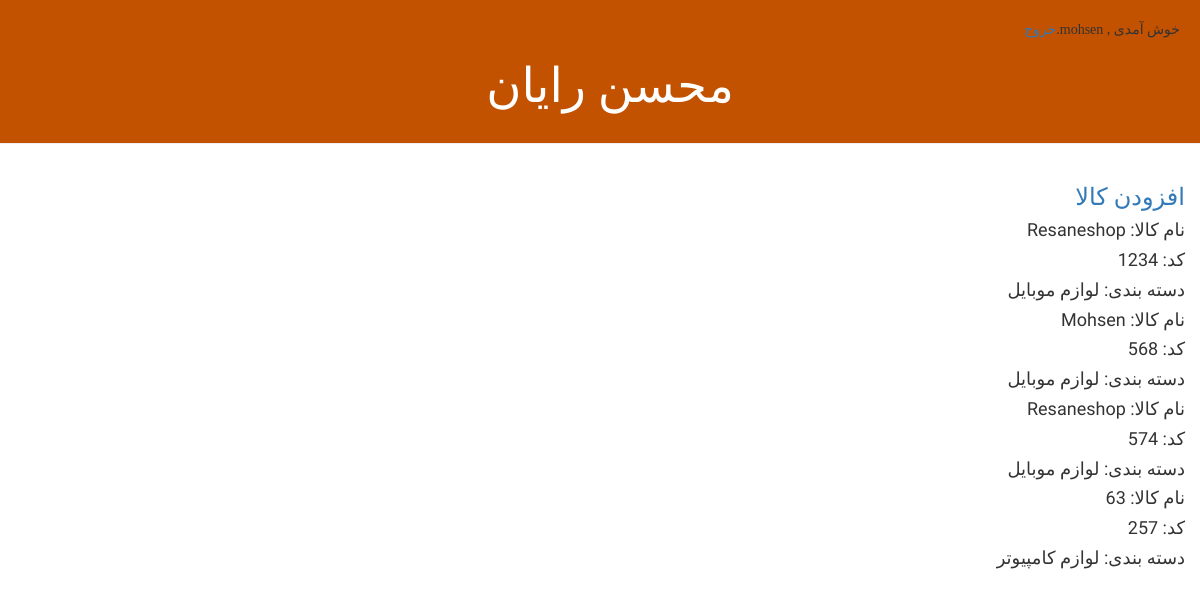
Screenshot of /pro (signed in) with the database file from the repository.
### blog/models.py (models this page shows, shortened)
class Product(models.Model):
    name = models.CharField(max_length=200)
    code = models.IntegerField()
    created_date = models.DateTimeField(default=timezone.now)
    category = models.ForeignKey(Category, on_delete=models.CASCADE, blank=True)

class Category(models.Model):
    name = models.CharField(max_length=200)

### blog/views.py (the view)
# urls.py: path('pro', views.pro_list, name='pro_list'),
@login_required(login_url='login')
def pro_list(request):
    product = Product.objects.all()
    return render(request, 'blog/pro_list.html', {'product':product})

### blog/templates/blog/pro_list.html
{% extends 'blog/base.html' %}
{% block content %}
<h3><a href="{% url 'pro_new' %}">افزودن کالا</a></h3>
{% for pro in product %}
    <div>
        <h4>نام کالا: {{ pro.name }}</h4>
        <h4>کد: {{ pro.code }}</h4>
        <h4>دسته بندی: {{ pro.category.name }}</h4>
    </div>
{% endfor %}
{% endblock %}

### blog/templates/blog/base.html (shortened to what this page needs)
{% load static %}
<html dir="rtl">
    <head>
        <link rel="stylesheet" href="//maxcdn.bootstrapcdn.com/bootstrap/3.2.0/css/bootstrap.min.css">
        <link rel="stylesheet" href="//maxcdn.bootstrapcdn.com/bootstrap/3.2.0/css/bootstrap-theme.min.css">
        <link rel="stylesheet" href="{% static 'css/blog.css' %}">
    </head>
    <body>
        <div class="page-header">
    {% if user.is_authenticated %}
    <p>خوش آمدی , {{ user.username }}.<a href="{% url 'logout' %}">خروج</a></p>{% else %}
    <p>خوش آمدید، لطفا وارد سیستم شوید</p>
    {% endif %}
        <h1><a href="/">محسن رایان</a></h1>
        </div>
        <div class="content container">
            <div class="row">
                    {% block content %}
                    {% endblock %}
            </div>
        </div>
    </body>
</html>

### blog/static/css/blog.css (style rules this page uses)
body { font-family: yekan; }
.page-header { background-color: #C25100; margin-top: 0; padding: 20px 20px 20px 40px; }
.page-header h1, .page-header h1 a, .page-header h1 a:visited, .page-header h1 a:active { color: #ffffff; font-size: 36pt; text-decoration: none; text-align: center; }
h1, h2, h3, h4 { font-family: 'Lobster', cursive; }

### rows the page displays
Product: name "Resaneshop", code "1234", category.name "لوازم موبایل"
Product: name "Mohsen", code "568", category.name "لوازم موبایل"
Product: name "Resaneshop", code "574", category.name "لوازم موبایل"
Product: name "63", code "257", category.name "لوازم کامپیوتر"

### other values shown
{{ user.username }} "mohsen"
